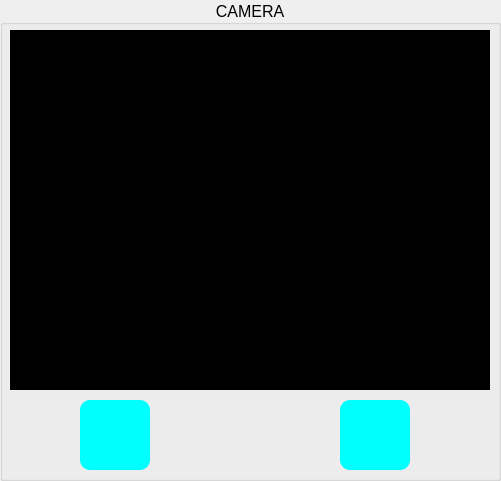
     <widget class="QGroupBox" name="groupBox_KINEMATIC_2">
      <property name="enabled">
       <bool>true</bool>
      </property>
      <property name="geometry">
       <rect>
        <x>740</x>
        <y>0</y>
        <width>501</width>
        <height>481</height>
       </rect>
      </property>
      <property name="maximumSize">
       <size>
        <width>16777210</width>
        <height>16777210</height>
       </size>
      </property>
      <property name="font">
       <font>
        <pointsize>12</pointsize>
        <weight>50</weight>
        <bold>false</bold>
       </font>
      </property>
      <property name="layoutDirection">
       <enum>Qt::LeftToRight</enum>
      </property>
      <property name="title">
       <string>CAMERA</string>
      </property>
      <property name="alignment">
       <set>Qt::AlignCenter</set>
      </property>
      <property name="flat">
       <bool>false</bool>
      </property>
      <property name="checkable">
       <bool>false</bool>
      </property>
      <widget class="QLabel" name="label_camera">
       <property name="geometry">
        <rect>
         <x>10</x>
         <y>30</y>
         <width>480</width>
         <height>360</height>
        </rect>
       </property>
       <property name="styleSheet">
        <string notr="true">background-color: rgb(0, 0, 0);</string>
       </property>
       <property name="text">
        <string/>
       </property>
      </widget>
      <widget class="QPushButton" name="pushButton_on_camera">
       <property name="geometry">
        <rect>
         <x>80</x>
         <y>400</y>
         <width>70</width>
         <height>70</height>
        </rect>
       </property>
       <property name="font">
        <font>
         <pointsize>12</pointsize>
        </font>
       </property>
       <property name="styleSheet">
        <string notr="true">QPushButton{
border-radius: 10px;
background-color: #00ffff;
}

QPushButton:pressed {
    padding-top: 5px;
    padding-left: 5px;
}
</string>
       </property>
       <property name="text">
        <string/>
       </property>
       <property name="icon">
        <iconset>
         <normaloff>../Icon/On camera.png</normaloff>../Icon/On camera.png</iconset>
       </property>
       <property name="iconSize">
        <size>
         <width>60</width>
         <height>60</height>
        </size>
       </property>
       <property name="flat">
        <bool>false</bool>
       </property>
      </widget>
      <widget class="QPushButton" name="pushButton_off_camera">
       <property name="geometry">
        <rect>
         <x>340</x>
         <y>400</y>
         <width>70</width>
         <height>70</height>
        </rect>
       </property>
       <property name="font">
        <font>
         <pointsize>12</pointsize>
        </font>
       </property>
       <property name="styleSheet">
        <string notr="true">QPushButton{
border-radius: 10px;
background-color: #00ffff;
}

QPushButton:pressed {
    padding-top: 5px;
    padding-left: 5px;
}
</string>
       </property>
       <property name="text">
        <string/>
       </property>
       <property name="icon">
        <iconset>
         <normaloff>../Icon/Off camera.png</normaloff>../Icon/Off camera.png</iconset>
       </property>
       <property name="iconSize">
        <size>
         <width>60</width>
         <height>60</height>
        </size>
       </property>
       <property name="flat">
        <bool>false</bool>
       </property>
      </widget>
     </widget>
